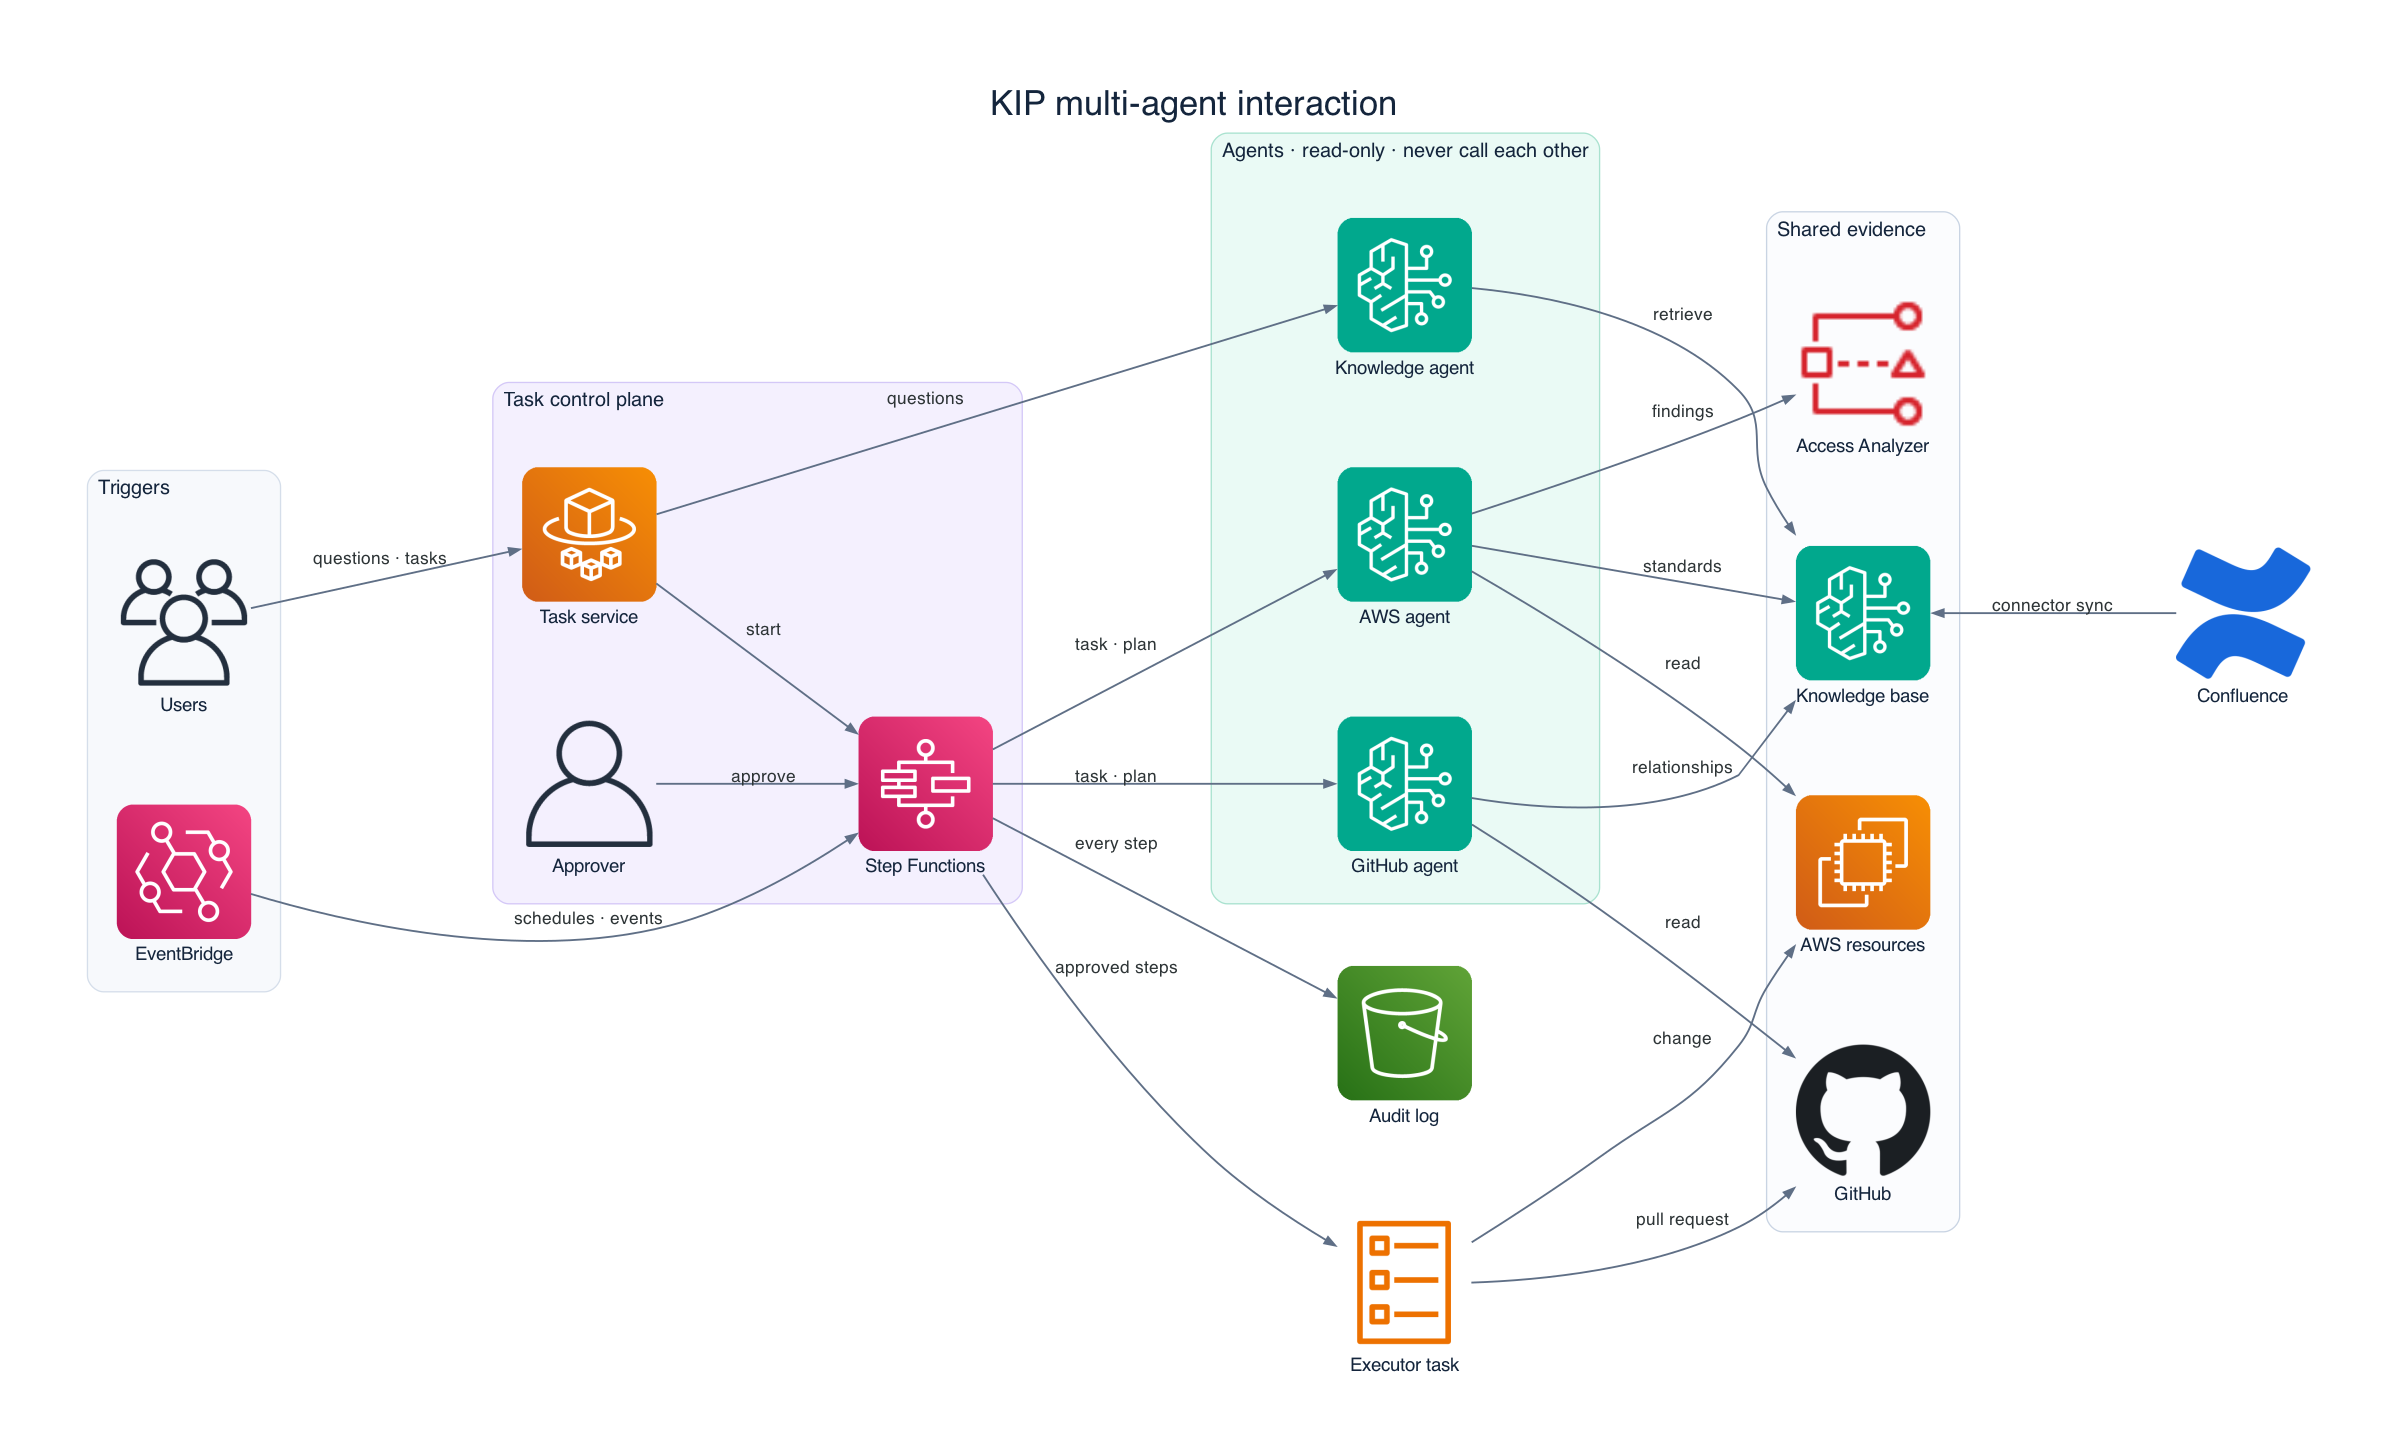

This figure's Python source:
from architecture import CONFLUENCE_ICON, HERE, SLIDE, box, canvas, label, render
from diagrams import Cluster
from diagrams.aws.compute import EC2, ElasticContainerServiceTask, Fargate
from diagrams.aws.integration import Eventbridge, StepFunctions
from diagrams.aws.ml import Bedrock
from diagrams.aws.security import IAMAccessAnalyzer
from diagrams.aws.storage import S3
from diagrams.custom import Custom
from diagrams.onprem.client import User, Users
from diagrams.onprem.vcs import Github

OUTPUT = str(HERE / ("agents-slide" if SLIDE else "agents"))


def draw(pad: str) -> None:
    with canvas("KIP multi-agent interaction", OUTPUT, pad):
        with Cluster("Triggers", graph_attr=box("#f7f9fc", "#d5deea")):
            people = Users("Users")
            events = Eventbridge("EventBridge")

        with Cluster("Task control plane", graph_attr=box("#f4f0fe", "#d4c8f7")):
            service = Fargate("Task service")
            workflow = StepFunctions("Step Functions")
            approver = User("Approver")

        with Cluster(
            "Agents · read-only · never call each other",
            graph_attr=box("#eafaf5", "#a9e2cf"),
        ):
            knowledge = Bedrock("Knowledge agent")
            aws_agent = Bedrock("AWS agent")
            github_agent = Bedrock("GitHub agent")

        with Cluster("Shared evidence", graph_attr=box("#fbfcfe", "#c9d4e3")):
            kb = Bedrock("Knowledge base")
            analyzer = IAMAccessAnalyzer("Access Analyzer")
            resources = EC2("AWS resources")
            github = Github("GitHub")

        executor = ElasticContainerServiceTask("Executor task")
        audit = S3("Audit log")
        confluence = Custom("Confluence", CONFLUENCE_ICON)

        people >> label("questions · tasks") >> service
        events >> label("schedules · events", minlen="2") >> workflow
        service >> label("start") >> workflow
        approver >> label("approve") >> workflow

        service >> label("questions", minlen="2") >> knowledge
        workflow >> label("task · plan", dir="both") >> aws_agent
        workflow >> label("task · plan", dir="both") >> github_agent

        knowledge >> label("retrieve") >> kb
        aws_agent >> label("standards") >> kb
        aws_agent >> label("findings") >> analyzer
        aws_agent >> label("read") >> resources
        github_agent >> label("relationships") >> kb
        github_agent >> label("read") >> github
        kb << label("connector sync") << confluence

        workflow >> label("approved steps") >> executor
        executor >> label("change") >> resources
        executor >> label("pull request") >> github
        workflow >> label("every step") >> audit


if __name__ == "__main__":
    render(draw, OUTPUT)
